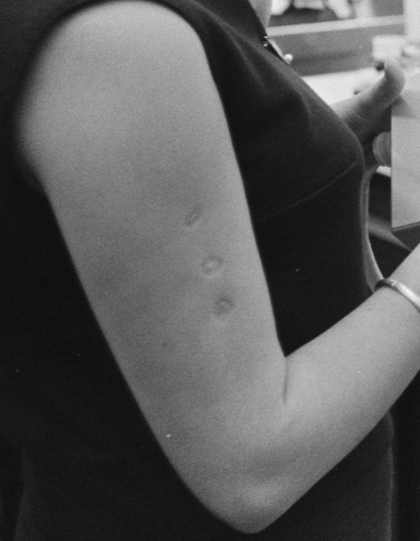
#> input picture tools/sources/arm.jpg, 420 x 541 px
$ python -i archival-print.py   (imports and definitions only)
#> lines starting #> are read from the running program, lines starting #| are printed output that depends on the picture; after the words box and inside, x2 and y2 are one past the last pixel; in counts of white or black regions, pixels touching at a corner belong together
"""Vox archival print treatment: B&W, contrast, halftone dots blended with tone, cream paper."""
import sys, math
from PIL import Image, ImageDraw, ImageOps, ImageFilter, ImageEnhance

INK = (29, 27, 25)
PAPER = (236, 228, 210)

def halftone(gray, cell, angle):
    big = gray.rotate(angle, expand=True, fillcolor=255)
    w, h = big.size
    dots = Image.new("L", (w, h), 255)
    d = ImageDraw.Draw(dots)
    px = big.load()
    for y in range(0, h, cell):
        for x in range(0, w, cell):
            v = px[min(x + cell // 2, w - 1), min(y + cell // 2, h - 1)]
            r = (cell * 0.72) * math.sqrt(1 - v / 255)
            if r > 0.3:
                c = (x + cell / 2, y + cell / 2)
                d.ellipse([c[0] - r, c[1] - r, c[0] + r, c[1] + r], fill=0)
    dots = dots.rotate(-angle, expand=True, fillcolor=255)
    dw, dh = dots.size
    gw, gh = gray.size
    return dots.crop(((dw - gw) // 2, (dh - gh) // 2, (dw - gw) // 2 + gw, (dh - gh) // 2 + gh))

def main(src, dst, width=1400, cell=6, mix=0.55, crop=None):
#> called with src = '../../tools/sources/arm.jpg', dst = 'out.png', width = 1400, cell = 6, mix = 0.55
    im = Image.open(src).convert("RGB")
    if crop:
        l, t, r, b = crop
        W, H = im.size
        im = im.crop((int(l * W), int(t * H), int(r * W), int(b * H)))
    im = im.resize((width, round(im.height * width / im.width)), Image.LANCZOS)
#> im: PIL image 1400x1803 RGB
    gray = ImageOps.autocontrast(ImageOps.grayscale(im), cutoff=1)
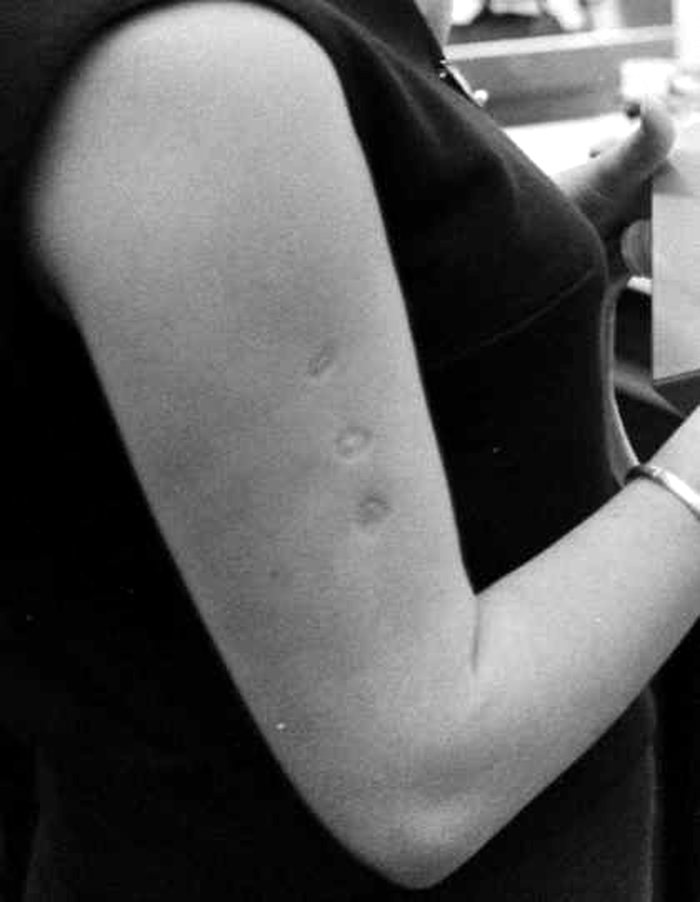
#> gray: PIL image 1400x1803 L (shown at 1/2 size); min 0, max 255, mean 89.3
    gray = ImageEnhance.Contrast(gray).enhance(1.25)
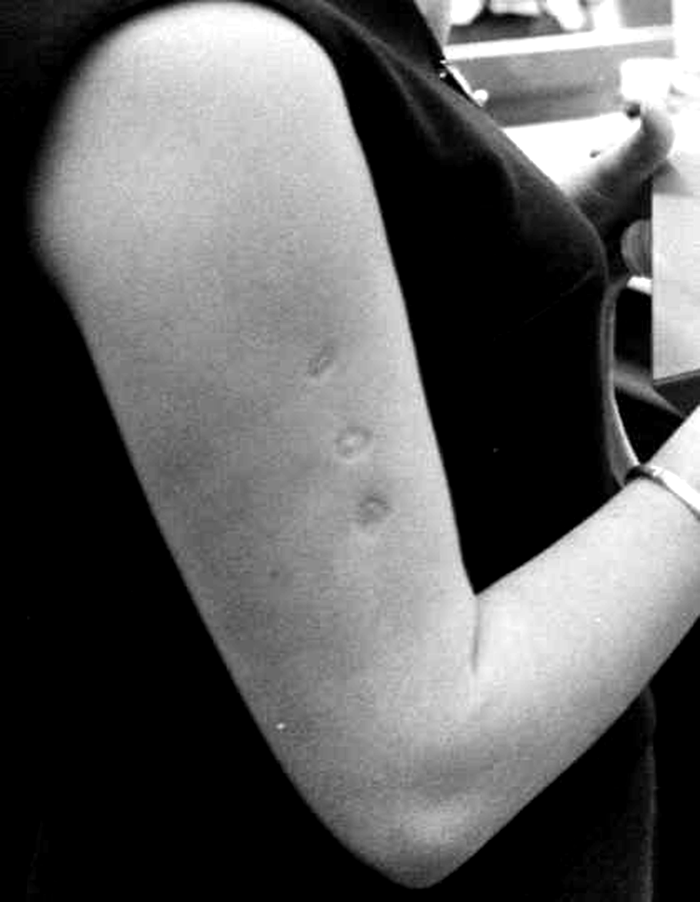
#> gray: PIL image 1400x1803 L (shown at 1/2 size); min 0, max 255, mean 94
    dots = halftone(gray, cell, 45).filter(ImageFilter.GaussianBlur(0.4))
#> in halftone, `big = gray.rotate(angle, expand=True, fillcolor=255)`:
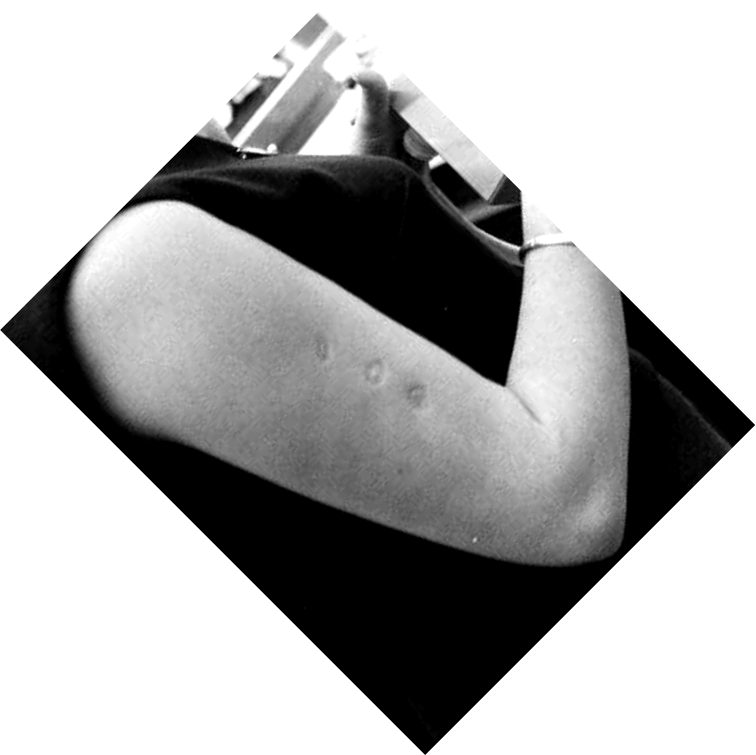
#> big: PIL image 2266x2265 L (shown at 1/3 size); min 0, max 255, mean 175.8
#> in halftone, `dots = Image.new("L", (w, h), 255)`: dots: PIL image 2266x2265 L; every value is 255
#> in halftone, `dots = dots.rotate(-angle, expand=True, fillcolor=255)`:
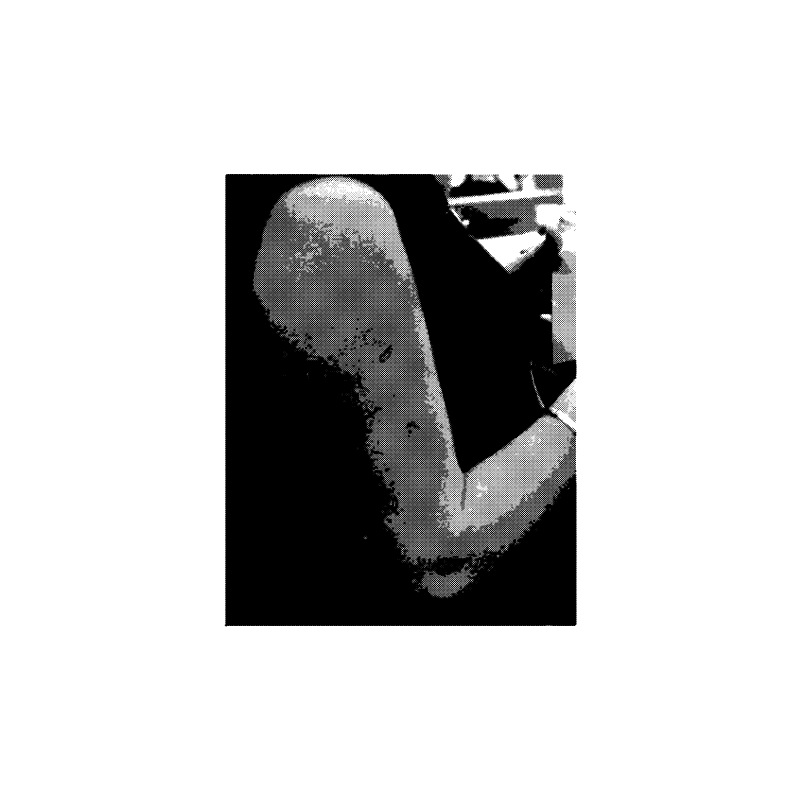
#> dots: PIL image 3204x3205 L (shown at 1/4 size); 80% white; 7185 black regions (7144 under 20 px), largest, box (x1, y1, x2, y2) and area: (898, 696, 2307, 2507) 1965930, (2138, 698, 2253, 758) 3866, (2054, 697, 2092, 732) 598
#> in halftone, `return dots.crop(((dw - gw) // 2, (dh - gh) // 2, (dw - gw) // 2 + gw,..`:
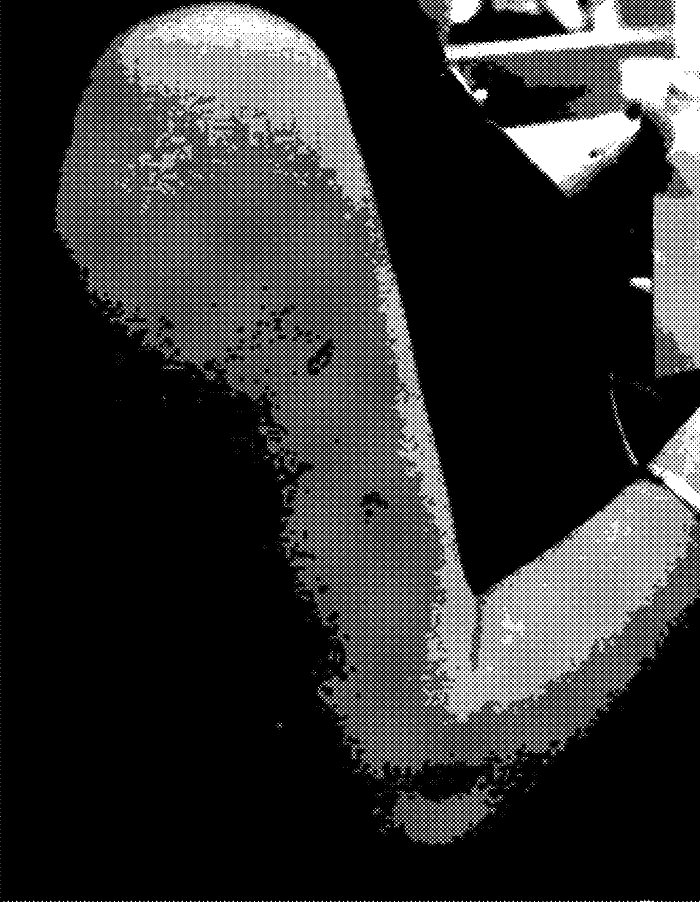
#> returned value: PIL image 1400x1803 L (shown at 1/2 size); 19% white; 18152 white regions (18067 under 20 px), largest, box (x1, y1, x2, y2) and area: (744, 515, 1397, 1448) 102453, (231, 6, 755, 434) 70420, (886, 0, 1400, 740) 69697
#> dots: PIL image 1400x1803 L
    tone = Image.blend(gray, dots, mix)
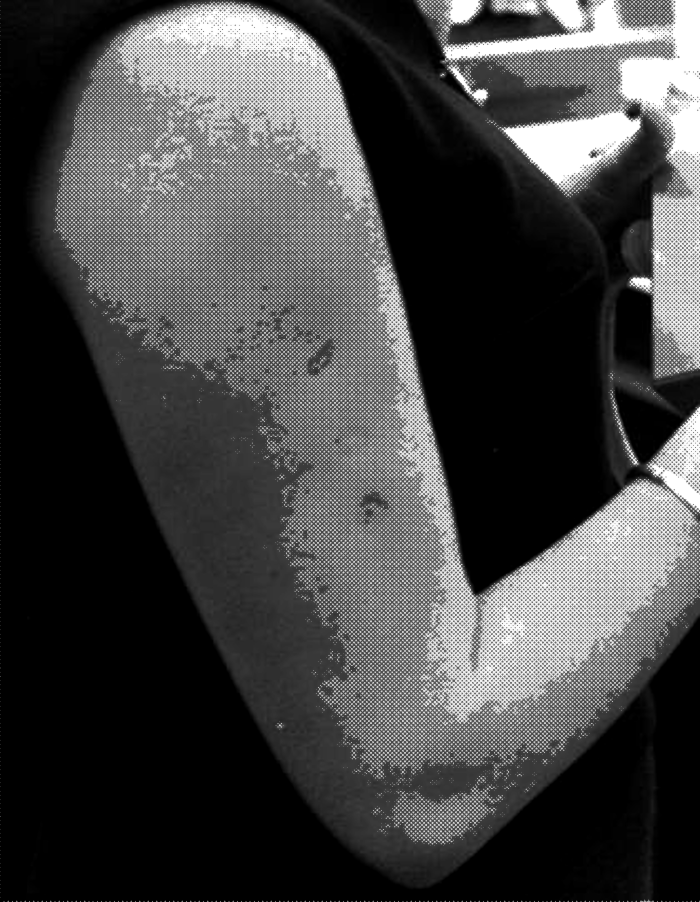
#> tone: PIL image 1400x1803 L (shown at 1/2 size); min 0, max 255, mean 68.6
    # map grayscale to ink→paper duotone
    lut_r = [round(INK[0] + (PAPER[0] - INK[0]) * i / 255) for i in range(256)]
    lut_g = [round(INK[1] + (PAPER[1] - INK[1]) * i / 255) for i in range(256)]
    lut_b = [round(INK[2] + (PAPER[2] - INK[2]) * i / 255) for i in range(256)]
    out = Image.merge("RGB", (tone.point(lut_r), tone.point(lut_g), tone.point(lut_b)))
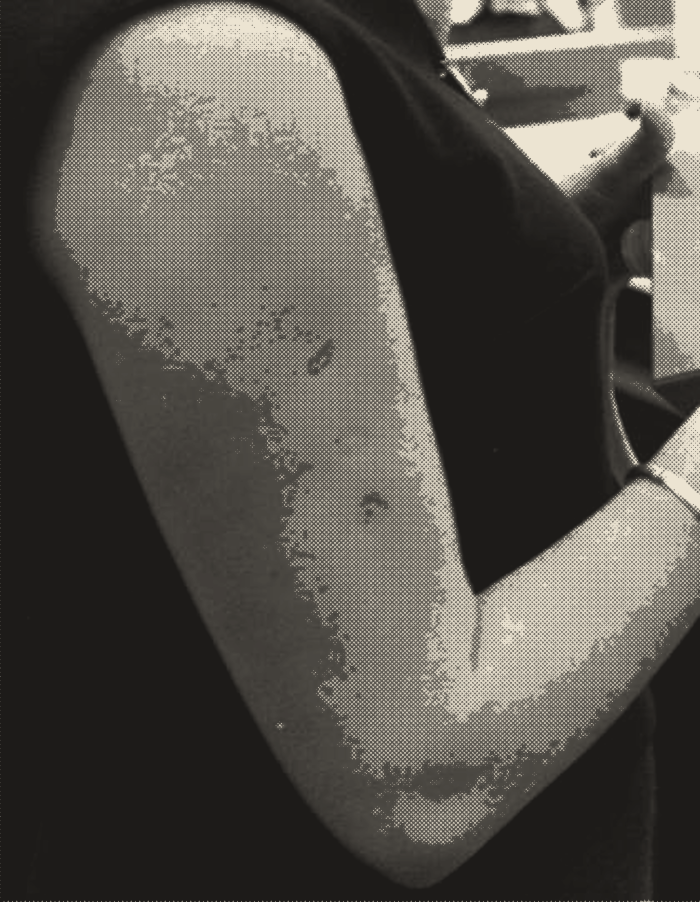
#> out: PIL image 1400x1803 RGB (shown at 1/2 size); mean R, G, B 84.7, 81.1, 74.8
    out.save(dst, quality=90)
    print(dst, out.size)
#| out.png (1400, 1803)

# [4 lines not run here, left out]

>>> result = main('../../tools/sources/arm.jpg', 'out.png')
